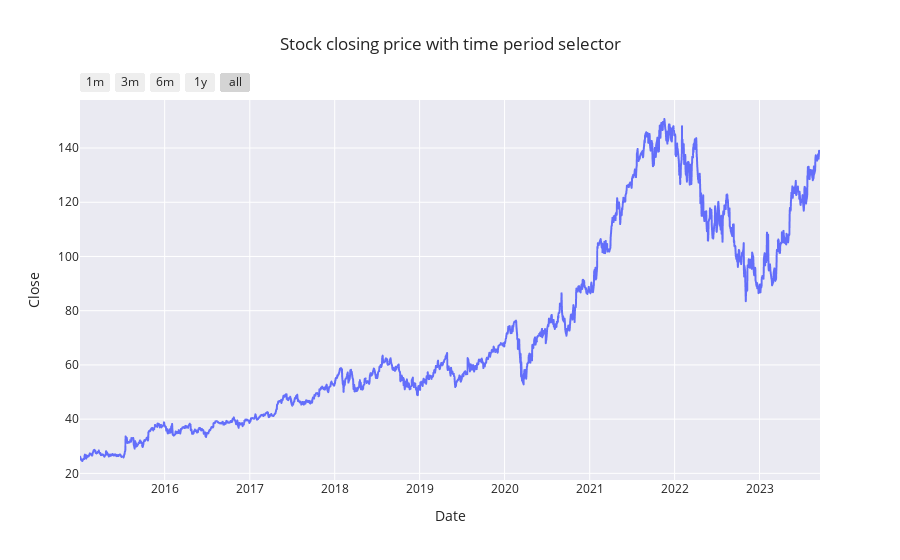

Here is the notebook cell this chart was saved with:
### Code cell
fig = px.line(data,x='Date',y='Close',title='Stock closing price with time period selector')
fig.update_xaxes(
    rangeselector=dict(
        buttons=list([
            dict(count=1, label='1m', step='month', stepmode='backward'),
            dict(count=3, label='3m', step='month', stepmode='backward'),
            dict(count=6, label='6m',step='month', stepmode='backward'),
            dict(count=1, label='1y',step='year', stepmode='backward'),
            dict(step='all')
        ])
    )
)
fig.update_layout(template='seaborn')
fig.show()

### Figure 1 — Plotly figure (JSON) as saved in the notebook; plotly's stock layout.template omitted (floating-point values rounded to 4 significant figures; data arrays with more than 128 entries replaced by an {"elided": "..."} marker saying what was removed)
{"data": [{"hovertemplate": "Date=%{x}<br>Close=%{y}<extra></extra>", "legendgroup": "", "line": {"color": "#636efa", "dash": "solid"}, "marker": {"symbol": "circle"}, "mode": "lines", "name": "", "showlegend": false, "type": "scattergl", "x": {"elided": "2192 str values"}, "xaxis": "x", "y": {"elided": "2192 float values"}, "yaxis": "y"}], "layout": {"legend": {"tracegroupgap": 0}, "title": {"text": "Stock closing price with time period selector"}, "xaxis": {"anchor": "y", "domain": [0, 1], "rangeselector": {"buttons": [{"count": 1, "label": "1m", "step": "month", "stepmode": "backward"}, {"count": 3, "label": "3m", "step": "month", "stepmode": "backward"}, {"count": 6, "label": "6m", "step": "month", "stepmode": "backward"}, {"count": 1, "label": "1y", "step": "year", "stepmode": "backward"}, {"step": "all"}]}, "title": {"text": "Date"}}, "yaxis": {"anchor": "x", "domain": [0, 1], "title": {"text": "Close"}}}}
